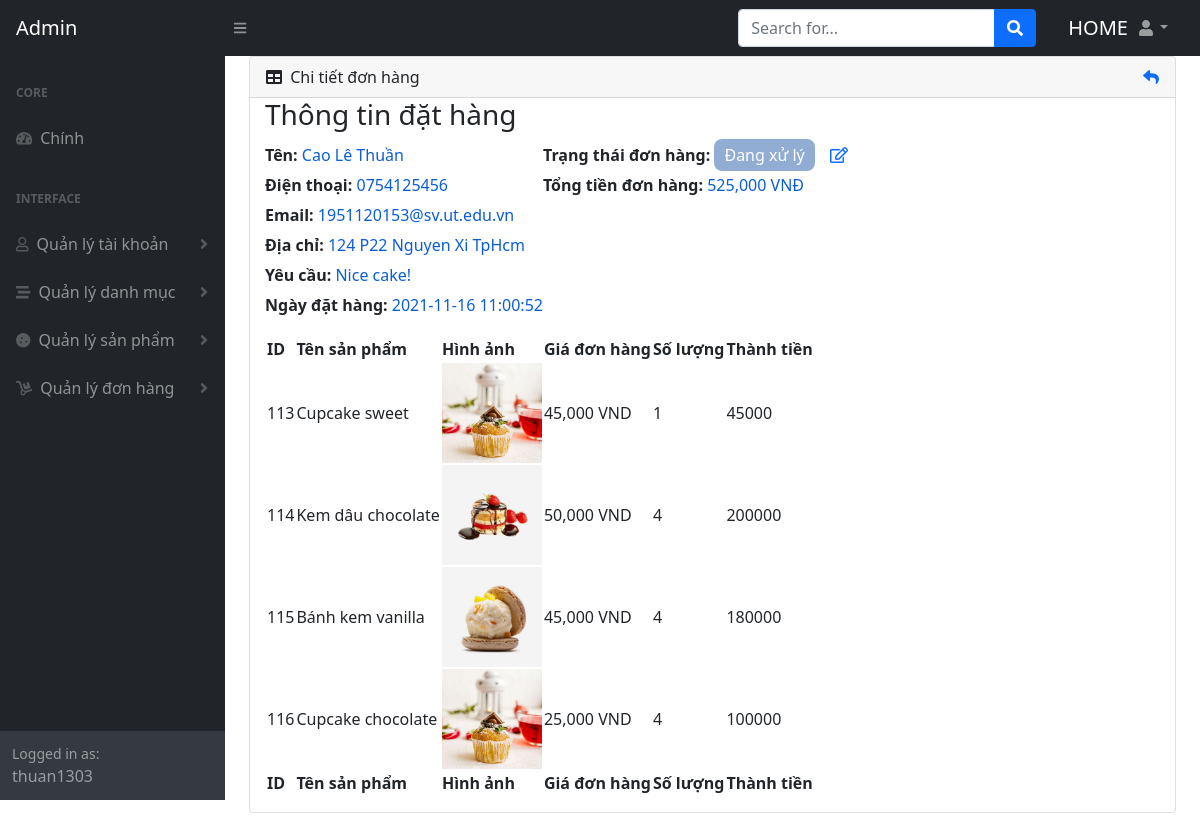
Page /admin/index.php?module=detailsorder&id=52 (signed in) on the committed database.
### tables this page shows
CREATE TABLE `product` (
  `id` int(10) NOT NULL,
  `name` varchar(255) NOT NULL,
  `image` varchar(255) NOT NULL,
  `description` text NOT NULL,
  `price` double NOT NULL,
  `cat_id` int(10) NOT NULL
);

### admin/modules/detailsorder.php (the view, shortened to what this page needs)
<?php
include('../conn.php');
?>
<div class="card mb-4">
    <div class="card-header">
        <div class="title-header">
            <i class="fas fa-table me-1"></i>
            Chi tiết đơn hàng
        </div>
        <div class="back">
            <a href="?module=listorder"><i class="fas fa-reply"></i></a>
        </div>
    </div>
    <?php
    if (isset($_GET["id"])) {
        $sql_order = "SELECT * FROM `order-info` WHERE `order_id` =" . $_GET["id"];
        $order_rsl = mysqli_query($connect, $sql_order);
        $rowdt = mysqli_fetch_array($order_rsl);
    }
    ?>
    <h3 style="padding-left: 15px;">Thông tin đặt hàng</h3>
    <div class="details_customer">
        <div class="column1">
            <label for="">Tên:</label> <span><?= $rowdt["full_name"]; ?></span><br>
            <label for="">Điện thoại:</label> <span><?= $rowdt["phone"]; ?></span><br>
            <label for="">Email:</label> <span><?= $rowdt["email"]; ?></span><br>
            <label for="">Địa chỉ:</label> <span><?= $rowdt["address"]; ?></span><br>
            <label for="">Yêu cầu:</label> <span><?= $rowdt["request"]; ?></span><br>
            <label for="">Ngày đặt hàng:</label> <span><?= $rowdt["date_order"]; ?></span><br>
        </div>
        <div class="column2">
            <label for="">Trạng thái đơn hàng:</label>
            <a class="statusShow" href="#"><?php if ($rowdt["status"] == 1) {
                                                echo  "<a style='background-color: #91ADD3; border-radius: 8px; padding: 5px 10px;
                                                color: #fff; text-decoration: none;'>" . "Đang xử lý" . "</a>";
                                            }
                                            if ($rowdt["status"] == 0) {
                                                echo "<a style='background-color: #FF4A52; border-radius: 8px; padding: 5px 10px;
                                                color: #fff; text-decoration: none;'>" . "Đã Hủy" . "</a>";
                                            } ?></a><a class="editStatus" href="?module=commitOrder&id=<?php echo $rowdt["order_id"] ?>"><i class="far fa-edit"></i></a><br>
            <label for="">Tổng tiền đơn hàng: </label> <span><?= number_format($rowdt["total"], 0, '', ','); ?> VNĐ</span>
        </div>
    </div>
    <div class="card-body">
        <table id="datatablesSimple">
            <thead>
                <tr>
                    <th>ID</th>
                    <th>Tên sản phẩm</th>
                    <th>Hình ảnh</th>
                    <th>Giá đơn hàng</th>
                    <th>Số lượng</th>
                    <th>Thành tiền</th>
                </tr>
            </thead>
            <tfoot>
                <tr>
                    <th>ID</th>
                    <th>Tên sản phẩm</th>
                    <th>Hình ảnh</th>
                    <th>Giá đơn hàng</th>
                    <th>Số lượng</th>
                    <th>Thành tiền</th>
                </tr>
            </tfoot>
            <tbody>
                <?php
                if (isset($_GET["id"])) {
                    $sql_query = "SELECT * FROM `order-details`, `product` WHERE `order-details`.`id`=`product`.`id` AND `order_id` =" . $_GET["id"];
                    $result = mysqli_query($connect, $sql_query);
                }
                while ($row = mysqli_fetch_array($result)) { ?>
                    <tr>
                        <td><?php echo $row["orderdetail_id"] ?></td>
                        <td><?php echo $row["name"] ?></td>
                        <td><img src="../upload/<?php echo $row["image"] ?>" alt=""></td>
                        <td><?php echo number_format($row["price"], 0, '', ',') ?> VND</td>
                        <td><?php echo $row["quantity"] ?></td>
                        <td><?php echo $row["total"] ?></td>
                    </tr>
                <?php }
                ?>
            </tbody>
    </div>
</div>

### admin/modules/detailsorder.php (style rules this page uses)
tbody td img { width: 100px; }
.details_customer { line-height: 30px; margin-left: 15px; text-align: justify; display: flex; }
.details_customer label { font-weight: 600; }
.details_customer span { color: #0B5ED7; }
.details_customer .editStatus { margin-left: 5px; padding: 10px; }
.card-header { display: flex; justify-content: space-between; }

### rows in the picture
order-info: full_name "Cao Lê Thuần", phone "0754125456", email "1951120153@sv.ut.edu.vn", address "124 P22 Nguyen Xi TpHcm", request "Nice cake!", date_order "2021-11-16 11:00:52", total "525,000"
order-details: orderdetail_id "113", product.name "Cupcake sweet", product.image (picture), product.price "45,000", quantity "1", total "45000"
order-details: orderdetail_id "114", product.name "Kem dâu chocolate", product.image (picture), product.price "50,000", quantity "4", total "200000"
order-details: orderdetail_id "115", product.name "Bánh kem vanilla", product.image (picture), product.price "45,000", quantity "4", total "180000"
order-details: orderdetail_id "116", product.name "Cupcake chocolate", product.image (picture), product.price "25,000", quantity "4", total "100000"

### other values in the picture
$_SESSION["login"]["1"] "thuan1303"
